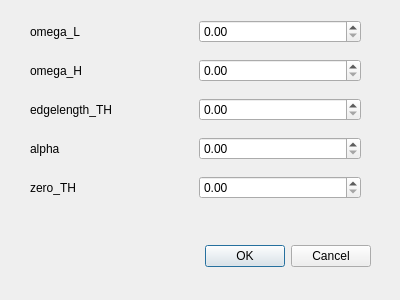
<?xml version="1.0" encoding="UTF-8"?>
<ui version="4.0">
 <class>MCFSkeleton_dialog</class>
 <widget class="QDialog" name="MCFSkeleton_dialog">
  <property name="geometry">
   <rect>
    <x>0</x>
    <y>0</y>
    <width>400</width>
    <height>300</height>
   </rect>
  </property>
  <property name="windowTitle">
   <string>Skeletonization parameter</string>
  </property>
  <widget class="QDialogButtonBox" name="buttonBox">
   <property name="geometry">
    <rect>
     <x>30</x>
     <y>240</y>
     <width>341</width>
     <height>32</height>
    </rect>
   </property>
   <property name="orientation">
    <enum>Qt::Horizontal</enum>
   </property>
   <property name="standardButtons">
    <set>QDialogButtonBox::Cancel|QDialogButtonBox::Ok</set>
   </property>
  </widget>
  <widget class="QWidget" name="gridLayoutWidget">
   <property name="geometry">
    <rect>
     <x>30</x>
     <y>10</y>
     <width>331</width>
     <height>201</height>
    </rect>
   </property>
   <layout class="QGridLayout" name="gridLayout">
    <item row="4" column="0">
     <widget class="QLabel" name="label_zero_TH">
      <property name="text">
       <string>zero_TH</string>
      </property>
     </widget>
    </item>
    <item row="0" column="0">
     <widget class="QLabel" name="label_omega_L">
      <property name="text">
       <string>omega_L</string>
      </property>
     </widget>
    </item>
    <item row="2" column="0">
     <widget class="QLabel" name="label_edgelength_TH">
      <property name="text">
       <string>edgelength_TH</string>
      </property>
     </widget>
    </item>
    <item row="1" column="0">
     <widget class="QLabel" name="label_omega_H">
      <property name="text">
       <string>omega_H</string>
      </property>
     </widget>
    </item>
    <item row="3" column="0">
     <widget class="QLabel" name="label_alpha">
      <property name="text">
       <string>alpha</string>
      </property>
     </widget>
    </item>
    <item row="0" column="1">
     <widget class="QDoubleSpinBox" name="omega_L"/>
    </item>
    <item row="1" column="1">
     <widget class="QDoubleSpinBox" name="omega_H"/>
    </item>
    <item row="2" column="1">
     <widget class="QDoubleSpinBox" name="edgelength_TH"/>
    </item>
    <item row="3" column="1">
     <widget class="QDoubleSpinBox" name="alpha"/>
    </item>
    <item row="4" column="1">
     <widget class="QDoubleSpinBox" name="zero_TH"/>
    </item>
   </layout>
  </widget>
 </widget>
 <resources/>
 <connections>
  <connection>
   <sender>buttonBox</sender>
   <signal>accepted()</signal>
   <receiver>MCFSkeleton_dialog</receiver>
   <slot>accept()</slot>
   <hints>
    <hint type="sourcelabel">
     <x>248</x>
     <y>254</y>
    </hint>
    <hint type="destinationlabel">
     <x>157</x>
     <y>274</y>
    </hint>
   </hints>
  </connection>
  <connection>
   <sender>buttonBox</sender>
   <signal>rejected()</signal>
   <receiver>MCFSkeleton_dialog</receiver>
   <slot>reject()</slot>
   <hints>
    <hint type="sourcelabel">
     <x>316</x>
     <y>260</y>
    </hint>
    <hint type="destinationlabel">
     <x>286</x>
     <y>274</y>
    </hint>
   </hints>
  </connection>
 </connections>
</ui>
